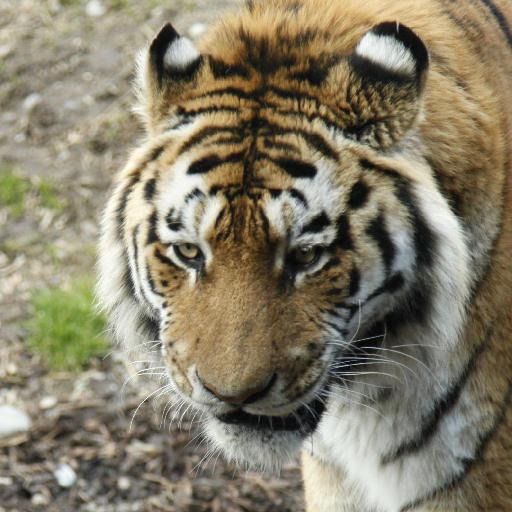
#> input picture src/mysite/media/image_search/0.jpg, 512 x 512 px, found by its file name
$ python Derajat0.py
#> lines starting #> are read from the running program, lines starting #| are printed output that depends on the picture; after the words box and inside, x2 and y2 are one past the last pixel; in counts of white or black regions, pixels touching at a corner belong together; long printed decimals are rounded; pictures that were not available may be replaced by others from this repository, and a replacement may not be noted
import numpy as np
import matplotlib.pyplot as plt
import time

def to_gray(img):
    r, g, b = img[..., 0], img[..., 1], img[..., 2]
    return 0.299 * r + 0.587 * g + 0.114 * b

def process_hce(image):
    gray_img = to_gray(image)

    c = np.zeros((256, 256), dtype=np.uint32)

    i_values = gray_img[:, :-1].astype(np.uint8)
    j_values = gray_img[:, 1:].astype(np.uint8)

    np.add.at(c, (i_values, j_values), 1)

    c_transpose = c.T
    c_symmetric = c + c_transpose

    val = np.sum(c)
    normalized = c_symmetric / val

    i, j = np.indices((256, 256))

    contrast = np.sum(normalized * (i - j) ** 2)
    dissimilarity = np.sum(normalized * np.abs(i - j))
    homogeneity = np.sum(normalized / (1 + (i - j) ** 2))

    entropy_mask = normalized > 0
    entropy = -np.sum(normalized[entropy_mask] * np.log10(normalized[entropy_mask]))

    asm = np.sum(normalized ** 2)
    energy = np.sqrt(asm)

    miui = np.sum(normalized * i)
    miuj = np.sum(normalized * j)

    mean_i = np.mean(i)
    mean_j = np.mean(j)

    sigma_i = np.sum(normalized * (i - mean_i) ** 2)
    sigma_j = np.sum(normalized * (j - mean_j) ** 2)

    correlation = np.sum(normalized * (i - miui) * (j - miuj) / (sigma_i ** 2 * sigma_j ** 2) ** 0.5)

    diff = [contrast, homogeneity, entropy, dissimilarity, energy, correlation]
    return diff

def compare(hce1, hce2):
    numerator = np.dot(hce1, hce2)
    denominator = np.linalg.norm(hce1) * np.linalg.norm(hce2)
    similarity = (numerator / denominator)*100
    return similarity

def cbir_texture(img1, img2):
    hce1 = process_hce(img1)
    hce2 = process_hce(img2)
    similarity = compare(hce1, hce2)
    return similarity

start = time.time()
image1 = plt.imread(r"D:\hirs\Tubes2Algeo\dataset\0.jpg")
#> image1 is the input picture: shape (512, 512, 3); mean R, G, B 134.5, 126.8, 105.7
image2 = plt.imread(r"D:\hirs\Tubes2Algeo\testing\12.jpg")
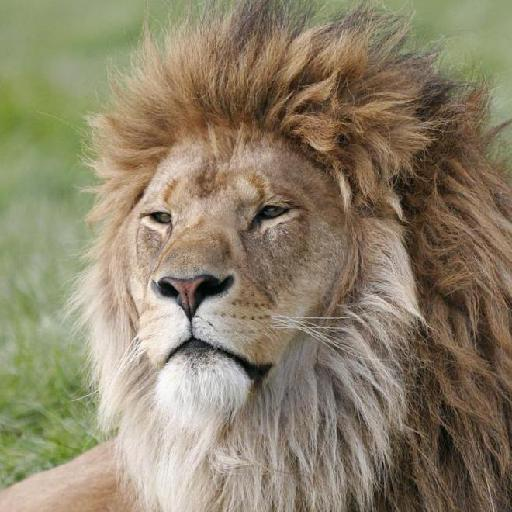
#> input picture src/mysite/media/image_search/100.jpg, 512 x 512 px, given in place of 12.jpg, which was not available
#> image2 is the input picture: shape (512, 512, 3); mean R, G, B 140.6, 129.7, 105.7

print(cbir_texture(image1, image2))
#> in process_hce, `c_symmetric = c + c_transpose`:
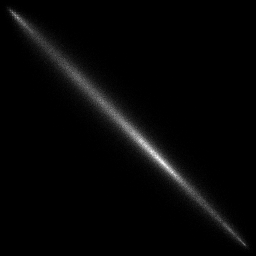
#> c_symmetric: shape (256, 256) uint32; min 0, max 322, mean 8; drawn with min black and max white
#> in process_hce, `val = np.sum(c)`: val = 261632
#> in process_hce, `contrast = np.sum(normalized * (i - j) ** 2)`: contrast = 259.1
#> in process_hce, `dissimilarity = np.sum(normalized * np.abs(i - j))`: dissimilarity = 15.11
#> in process_hce, `homogeneity = np.sum(normalized / (1 + (i - j) ** 2))`: homogeneity = 0.332
#> in process_hce, `entropy_mask = normalized > 0`:
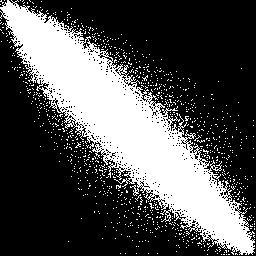
#> entropy_mask: shape (256, 256) bool; 31.6% white; 908 white regions (907 under 20 px), largest, box (x1, y1, x2, y2) and area: (0, 0, 255, 255) 19164
#> in process_hce, `entropy = -np.sum(normalized[entropy_mask] * np.log10(normalized[entro..`: entropy = 7.24
#> in process_hce, `asm = np.sum(normalized ** 2)`: asm = 0.000712
#> in process_hce, `energy = np.sqrt(asm)`: energy = 0.0267
#> in process_hce, `miui = np.sum(normalized * i)`: miui = 252.3
#> in process_hce, `sigma_i = np.sum(normalized * (i - mean_i) ** 2)`: sigma_i = 6090.8
#> in process_hce, `correlation = np.sum(normalized * (i - miui) * (j - miuj) / (sigma_i *..`: correlation = 0.00102
#> in process_hce, `diff = [contrast, homogeneity, entropy, dissimilarity, energy, correla..`: diff = [259.1, 0.332, 7.24, 15.11, 0.0267, 0.00102]
#> in to_gray (call 2), `r, g, b = img[..., 0], img[..., 1], img[..., 2]`:
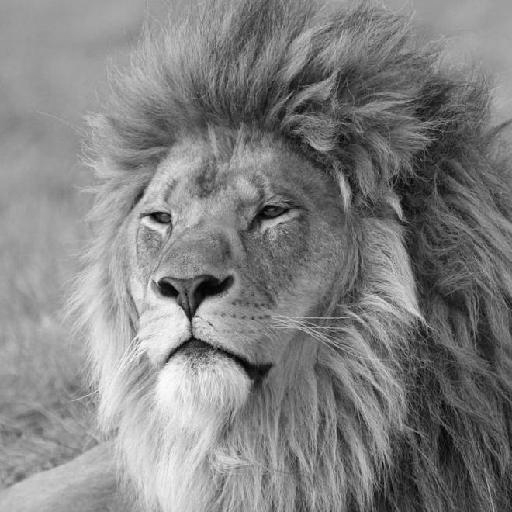
#> g: shape (512, 512); min 0, max 255, mean 129.7
#> in to_gray (call 2), `r, g, b = img[..., 0], img[..., 1], img[..., 2]`:
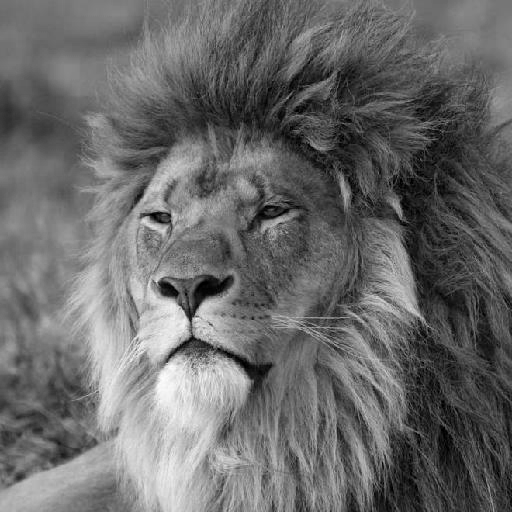
#> b: shape (512, 512); min 0, max 254, mean 105.7
#> in process_hce (call 2), `np.add.at(c, (i_values, j_values), 1)`:
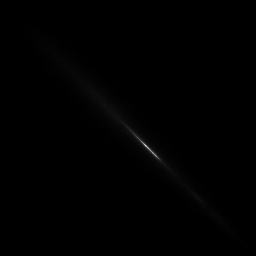
#> c: shape (256, 256) uint32; min 0, max 1185, mean 4; drawn with min black and max white
#> in process_hce (call 2), `contrast = np.sum(normalized * (i - j) ** 2)`: contrast = 360.6
#> in process_hce (call 2), `dissimilarity = np.sum(normalized * np.abs(i - j))`: dissimilarity = 17.56
#> in process_hce (call 2), `homogeneity = np.sum(normalized / (1 + (i - j) ** 2))`: homogeneity = 0.396
#> in process_hce (call 2), `entropy_mask = normalized > 0`:
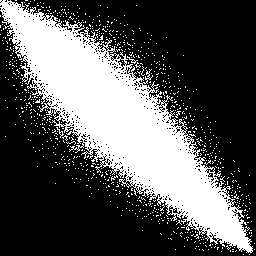
#> entropy_mask: shape (256, 256) bool; 33.6% white; 777 white regions (774 under 20 px), largest, box (x1, y1, x2, y2) and area: (0, 0, 253, 253) 20588, (127, 56, 138, 64) 22, (56, 127, 64, 138) 22
#> in process_hce (call 2), `entropy = -np.sum(normalized[entropy_mask] * np.log10(normalized[entro..`: entropy = 7.14
#> in process_hce (call 2), `asm = np.sum(normalized ** 2)`: asm = 0.0015
#> in process_hce (call 2), `energy = np.sqrt(asm)`: energy = 0.0388
#> in process_hce (call 2), `miui = np.sum(normalized * i)`: miui = 259.4
#> in process_hce (call 2), `sigma_i = np.sum(normalized * (i - mean_i) ** 2)`: sigma_i = 4064.7
#> in process_hce (call 2), `correlation = np.sum(normalized * (i - miui) * (j - miuj) / (sigma_i *..`: correlation = 0.00227
#> in process_hce (call 2), `diff = [contrast, homogeneity, entropy, dissimilarity, energy, correla..`: diff = [360.6, 0.396, 7.14, 17.56, 0.0388, 0.00227]
#> in compare, `numerator = np.dot(hce1, hce2)`: numerator = 93758.6
#> in compare, `denominator = np.linalg.norm(hce1) * np.linalg.norm(hce2)`: denominator = 93766
#> in compare, `similarity = (numerator / denominator)*100`: similarity = 99.99
#| 99.992
end = time.time()
print(end - start)
